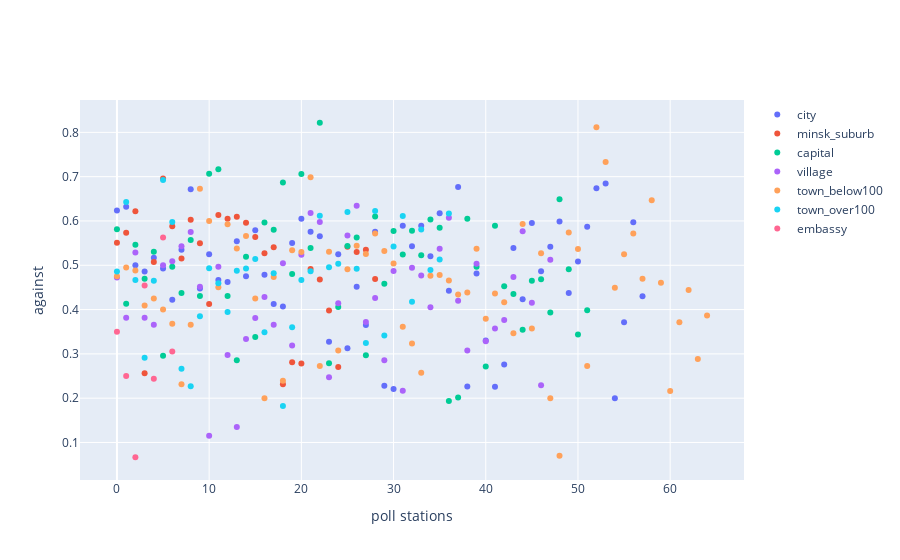

Notebook source saved alongside this figure:
### Code cell
draw_part_of_alt_reduced('against')
